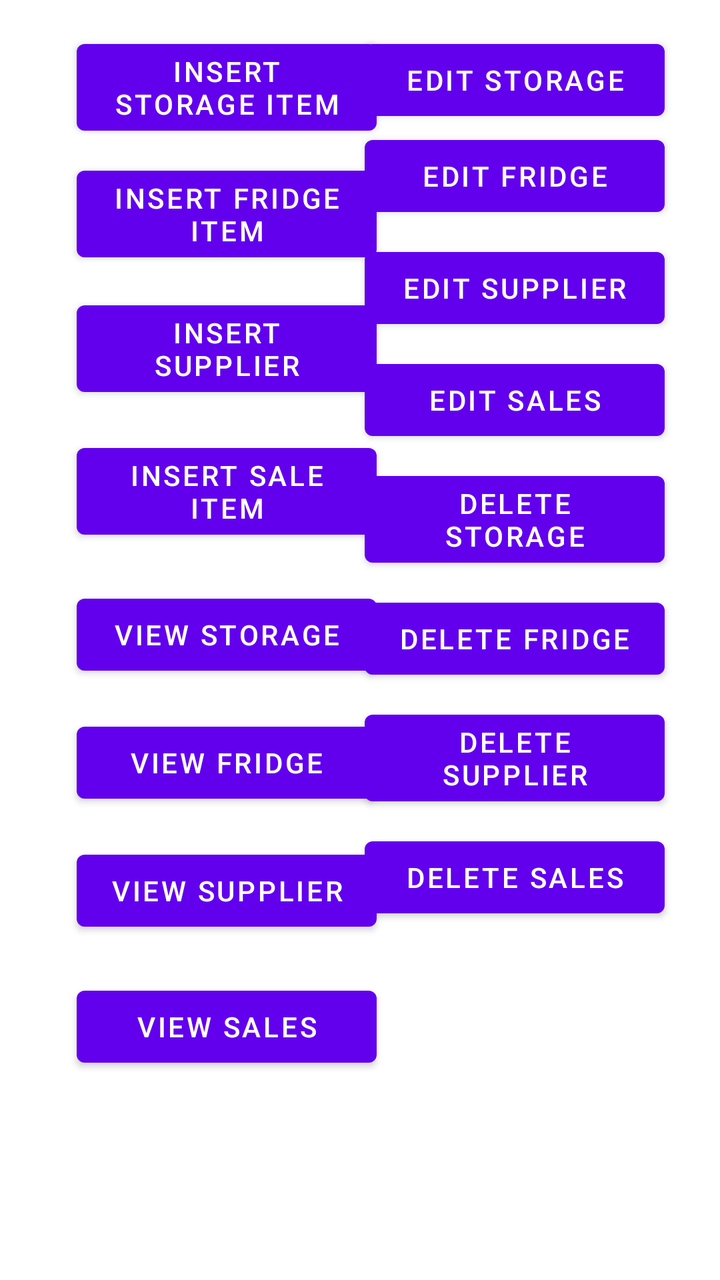
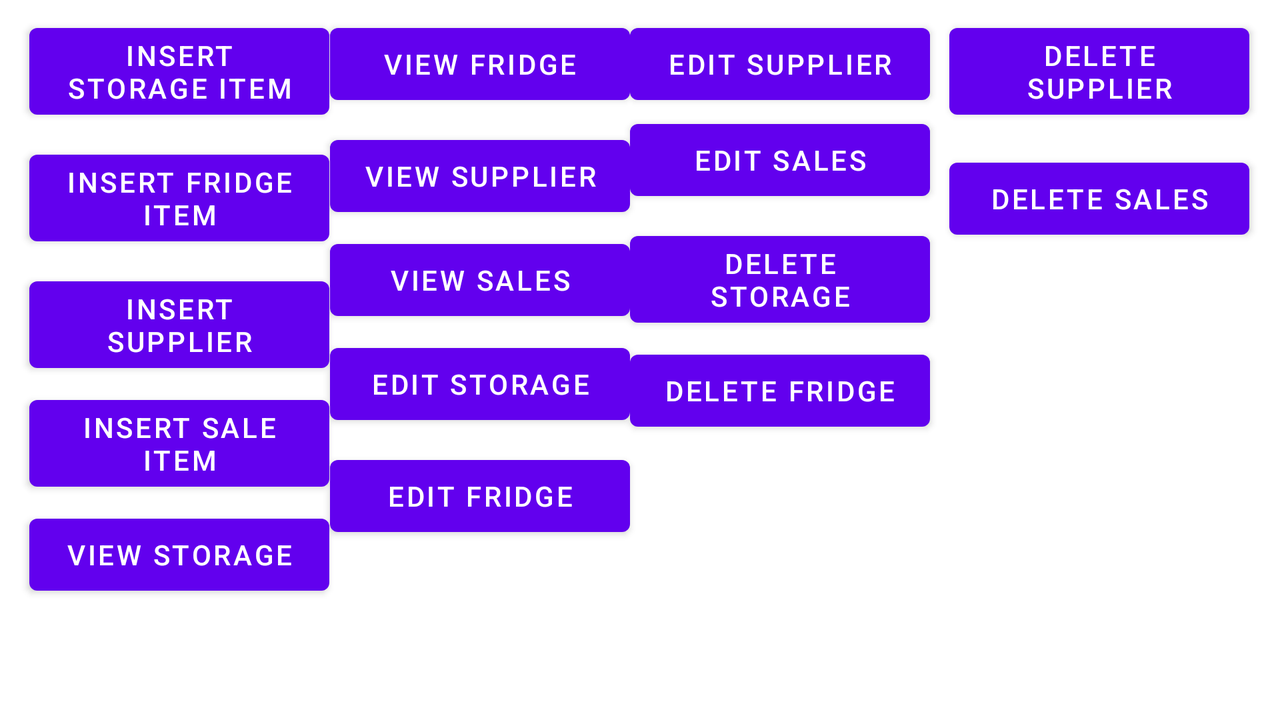

An Android layout and its configuration variant, each rendered on a device that would load it. The default file and the variant file are quoted in full after the pictures.
<!-- AndroidManifest.xml: application theme Theme.SBRFirebaseExample -->
<!-- res/layout/fragment_home.xml -->
<?xml version="1.0" encoding="utf-8"?>
<androidx.constraintlayout.widget.ConstraintLayout
    xmlns:android="http://schemas.android.com/apk/res/android"
    xmlns:app="http://schemas.android.com/apk/res-auto"
    xmlns:tools="http://schemas.android.com/tools"
    android:layout_width="match_parent"
    android:layout_height="match_parent"
    tools:context=".InsertFragment">

    <Button
        android:id="@+id/insertStorageButton"
        android:layout_width="150dp"
        android:layout_height="wrap_content"
        android:layout_marginTop="16dp"
        android:text="Insert Storage Item"
        app:layout_constraintEnd_toEndOf="parent"
        app:layout_constraintHorizontal_bias="0.183"
        app:layout_constraintStart_toStartOf="parent"
        app:layout_constraintTop_toTopOf="parent" />

    <Button
        android:id="@+id/InsertSaleButton"
        android:layout_width="150dp"
        android:layout_height="wrap_content"
        android:layout_marginTop="16dp"
        android:text="Insert Sale Item"
        app:layout_constraintEnd_toEndOf="parent"
        app:layout_constraintHorizontal_bias="0.183"
        app:layout_constraintStart_toStartOf="parent"
        app:layout_constraintTop_toBottomOf="@+id/insertSupplierButton" />

    <Button
        android:id="@+id/insertSupplierButton"
        android:layout_width="150dp"
        android:layout_height="wrap_content"
        android:layout_marginTop="12dp"
        android:text="Insert Supplier"
        app:layout_constraintEnd_toEndOf="parent"
        app:layout_constraintHorizontal_bias="0.183"
        app:layout_constraintStart_toStartOf="parent"
        app:layout_constraintTop_toBottomOf="@+id/insertOrderButton" />

    <Button
        android:id="@+id/ViewOrderButton"
        android:layout_width="150dp"
        android:layout_height="wrap_content"
        android:layout_marginTop="16dp"
        android:text="View Fridge"
        app:layout_constraintEnd_toEndOf="parent"
        app:layout_constraintHorizontal_bias="0.183"
        app:layout_constraintStart_toStartOf="parent"
        app:layout_constraintTop_toBottomOf="@+id/ViewStorageButton" />

    <Button
        android:id="@+id/ViewSalesButton"
        android:layout_width="150dp"
        android:layout_height="wrap_content"
        android:layout_marginTop="20dp"
        android:text="View Sales"
        app:layout_constraintEnd_toEndOf="parent"
        app:layout_constraintHorizontal_bias="0.183"
        app:layout_constraintStart_toStartOf="parent"
        app:layout_constraintTop_toBottomOf="@+id/ViewSupplierButton" />

    <Button
        android:id="@+id/ViewStorageButton"
        android:layout_width="150dp"
        android:layout_height="wrap_content"
        android:layout_marginTop="20dp"
        android:text="View Storage"
        app:layout_constraintEnd_toEndOf="parent"
        app:layout_constraintHorizontal_bias="0.183"
        app:layout_constraintStart_toStartOf="parent"
        app:layout_constraintTop_toBottomOf="@+id/InsertSaleButton" />

    <Button
        android:id="@+id/ViewSupplierButton"
        android:layout_width="150dp"
        android:layout_height="wrap_content"
        android:layout_marginTop="16dp"
        android:text="View Supplier"
        app:layout_constraintEnd_toEndOf="parent"
        app:layout_constraintHorizontal_bias="0.183"
        app:layout_constraintStart_toStartOf="parent"
        app:layout_constraintTop_toBottomOf="@+id/ViewOrderButton" />

    <Button
        android:id="@+id/insertOrderButton"
        android:layout_width="150dp"
        android:layout_height="wrap_content"
        android:layout_marginTop="8dp"
        android:text="Insert Fridge Item"
        app:layout_constraintEnd_toEndOf="parent"
        app:layout_constraintHorizontal_bias="0.183"
        app:layout_constraintStart_toStartOf="parent"
        app:layout_constraintTop_toBottomOf="@+id/insertStorageButton" />

    <Button
        android:id="@+id/EditStorageButton"
        android:layout_width="150dp"
        android:layout_height="wrap_content"
        android:layout_marginTop="16dp"
        android:text="Edit Storage"
        app:layout_constraintEnd_toEndOf="parent"
        app:layout_constraintHorizontal_bias="0.869"
        app:layout_constraintStart_toStartOf="parent"
        app:layout_constraintTop_toTopOf="parent" />

    <Button
        android:id="@+id/EditOrderButton"
        android:layout_width="150dp"
        android:layout_height="wrap_content"
        android:text="Edit Fridge"

        app:layout_constraintEnd_toEndOf="parent"
        app:layout_constraintHorizontal_bias="0.869"
        app:layout_constraintStart_toStartOf="parent"
        app:layout_constraintTop_toBottomOf="@+id/EditStorageButton" />

    <Button
        android:id="@+id/EditSupplierButton"
        android:layout_width="150dp"
        android:layout_height="wrap_content"
        android:layout_marginTop="8dp"
        android:text="Edit Supplier"
        app:layout_constraintEnd_toEndOf="parent"
        app:layout_constraintHorizontal_bias="0.869"
        app:layout_constraintStart_toStartOf="parent"
        app:layout_constraintTop_toBottomOf="@+id/EditOrderButton" />

    <Button
        android:id="@+id/EditSalesButton"
        android:layout_width="150dp"
        android:layout_height="wrap_content"
        android:layout_marginTop="8dp"
        android:text="Edit Sales"
        app:layout_constraintEnd_toEndOf="parent"
        app:layout_constraintHorizontal_bias="0.869"
        app:layout_constraintStart_toStartOf="parent"
        app:layout_constraintTop_toBottomOf="@+id/EditSupplierButton" />

    <Button
        android:id="@+id/DeleteStorageButton"
        android:layout_width="150dp"
        android:layout_height="wrap_content"
        android:layout_marginTop="8dp"
        android:text="Delete Storage"
        app:layout_constraintEnd_toEndOf="parent"
        app:layout_constraintHorizontal_bias="0.869"
        app:layout_constraintStart_toStartOf="parent"
        app:layout_constraintTop_toBottomOf="@+id/EditSalesButton" />

    <Button
        android:id="@+id/DeleteOrderButton"
        android:layout_width="150dp"
        android:layout_height="wrap_content"
        android:layout_marginTop="8dp"
        android:text="Delete Fridge"
        app:layout_constraintEnd_toEndOf="parent"
        app:layout_constraintHorizontal_bias="0.869"
        app:layout_constraintStart_toStartOf="parent"
        app:layout_constraintTop_toBottomOf="@+id/DeleteStorageButton" />

    <Button
        android:id="@+id/DeleteSupplierButton"
        android:layout_width="150dp"
        android:layout_height="wrap_content"
        android:layout_marginTop="8dp"
        android:text="Delete Supplier"
        app:layout_constraintEnd_toEndOf="parent"
        app:layout_constraintHorizontal_bias="0.869"
        app:layout_constraintStart_toStartOf="parent"
        app:layout_constraintTop_toBottomOf="@+id/DeleteOrderButton" />

    <Button
        android:id="@+id/DeleteSalesButton"
        android:layout_width="150dp"
        android:layout_height="wrap_content"
        android:layout_marginTop="8dp"
        android:text="Delete Sales"
        app:layout_constraintEnd_toEndOf="parent"
        app:layout_constraintHorizontal_bias="0.869"
        app:layout_constraintStart_toStartOf="parent"
        app:layout_constraintTop_toBottomOf="@+id/DeleteSupplierButton" />


</androidx.constraintlayout.widget.ConstraintLayout>
<!-- resources referenced by this layout -->
<resources>
  <style name="Theme.SBRFirebaseExample" parent="Theme.MaterialComponents.DayNight.DarkActionBar">
          
          <item name="colorPrimary">@color/purple_500</item>
          <item name="colorPrimaryVariant">@color/purple_700</item>
          <item name="colorOnPrimary">@color/white</item>
          
          <item name="colorSecondary">@color/teal_200</item>
          <item name="colorSecondaryVariant">@color/teal_700</item>
          <item name="colorOnSecondary">@color/black</item>
          
          <item name="android:statusBarColor">?attr/colorPrimaryVariant</item>
          
      </style>
</resources>
<!-- res/layout-land/fragment_home.xml (the repository's variant of the layout above) -->
<!-- drawn on the phone turned sideways -->
<?xml version="1.0" encoding="utf-8"?>
<androidx.constraintlayout.widget.ConstraintLayout
    xmlns:android="http://schemas.android.com/apk/res/android"
    xmlns:app="http://schemas.android.com/apk/res-auto"
    xmlns:tools="http://schemas.android.com/tools"
    android:layout_width="match_parent"
    android:layout_height="match_parent"
    tools:context=".InsertFragment">

    <Button
        android:id="@+id/insertStorageButton"
        android:layout_width="150dp"
        android:layout_height="wrap_content"
        android:layout_marginTop="8dp"
        android:text="Insert Storage Item"
        app:layout_constraintEnd_toEndOf="parent"
        app:layout_constraintHorizontal_bias="0.03"
        app:layout_constraintStart_toStartOf="parent"
        app:layout_constraintTop_toTopOf="parent" />

    <Button
        android:id="@+id/insertSupplierButton"
        android:layout_width="150dp"
        android:layout_height="wrap_content"
        android:layout_marginTop="8dp"
        android:text="Insert Supplier"
        app:layout_constraintEnd_toEndOf="parent"
        app:layout_constraintHorizontal_bias="0.03"
        app:layout_constraintStart_toStartOf="parent"
        app:layout_constraintTop_toBottomOf="@+id/insertOrderButton" />

    <Button
        android:id="@+id/InsertSaleButton"
        android:layout_width="150dp"
        android:layout_height="wrap_content"
        android:layout_marginTop="4dp"
        android:text="Insert Sale Item"
        app:layout_constraintEnd_toEndOf="parent"
        app:layout_constraintHorizontal_bias="0.03"
        app:layout_constraintStart_toStartOf="parent"
        app:layout_constraintTop_toBottomOf="@+id/insertSupplierButton" />

    <Button
        android:id="@+id/insertOrderButton"
        android:layout_width="150dp"
        android:layout_height="wrap_content"
        android:layout_marginTop="8dp"
        android:text="Insert Fridge Item"
        app:layout_constraintEnd_toEndOf="parent"
        app:layout_constraintHorizontal_bias="0.03"
        app:layout_constraintStart_toStartOf="parent"
        app:layout_constraintTop_toBottomOf="@+id/insertStorageButton" />

    <Button
        android:id="@+id/ViewOrderButton"
        android:layout_width="150dp"
        android:layout_height="wrap_content"
        android:layout_marginTop="8dp"
        android:text="View Fridge"
        app:layout_constraintEnd_toEndOf="parent"
        app:layout_constraintHorizontal_bias="0.337"
        app:layout_constraintStart_toStartOf="parent"
        app:layout_constraintTop_toTopOf="parent" />

    <Button
        android:id="@+id/EditStorageButton"
        android:layout_width="150dp"
        android:layout_height="wrap_content"
        android:layout_marginTop="4dp"
        android:text="Edit Storage"
        app:layout_constraintEnd_toEndOf="parent"
        app:layout_constraintHorizontal_bias="0.337"
        app:layout_constraintStart_toStartOf="parent"
        app:layout_constraintTop_toBottomOf="@+id/ViewSalesButton" />

    <Button
        android:id="@+id/EditOrderButton"
        android:layout_width="150dp"
        android:layout_height="wrap_content"
        android:layout_marginTop="8dp"

        android:text="Edit Fridge"
        app:layout_constraintEnd_toEndOf="parent"
        app:layout_constraintHorizontal_bias="0.337"
        app:layout_constraintStart_toStartOf="parent"
        app:layout_constraintTop_toBottomOf="@+id/EditStorageButton" />

    <Button
        android:id="@+id/EditSupplierButton"
        android:layout_width="150dp"
        android:layout_height="wrap_content"
        android:layout_marginTop="8dp"
        android:text="Edit Supplier"
        app:layout_constraintEnd_toEndOf="parent"
        app:layout_constraintHorizontal_bias="0.643"
        app:layout_constraintStart_toStartOf="parent"
        app:layout_constraintTop_toTopOf="parent" />

    <Button
        android:id="@+id/ViewSupplierButton"
        android:layout_width="150dp"
        android:layout_height="wrap_content"
        android:layout_marginTop="8dp"
        android:text="View Supplier"
        app:layout_constraintEnd_toEndOf="parent"
        app:layout_constraintHorizontal_bias="0.337"
        app:layout_constraintStart_toStartOf="parent"
        app:layout_constraintTop_toBottomOf="@+id/ViewOrderButton" />

    <Button
        android:id="@+id/EditSalesButton"
        android:layout_width="150dp"
        android:layout_height="wrap_content"
        android:text="Edit Sales"
        app:layout_constraintEnd_toEndOf="parent"
        app:layout_constraintHorizontal_bias="0.643"
        app:layout_constraintStart_toStartOf="parent"
        app:layout_constraintTop_toBottomOf="@+id/EditSupplierButton" />

    <Button
        android:id="@+id/DeleteStorageButton"
        android:layout_width="150dp"
        android:layout_height="wrap_content"
        android:layout_marginTop="8dp"
        android:text="Delete Storage"
        app:layout_constraintEnd_toEndOf="parent"
        app:layout_constraintHorizontal_bias="0.643"
        app:layout_constraintStart_toStartOf="parent"
        app:layout_constraintTop_toBottomOf="@+id/EditSalesButton" />

    <Button
        android:id="@+id/DeleteOrderButton"
        android:layout_width="150dp"
        android:layout_height="wrap_content"
        android:layout_marginTop="4dp"
        android:text="Delete Fridge"
        app:layout_constraintEnd_toEndOf="parent"
        app:layout_constraintHorizontal_bias="0.643"
        app:layout_constraintStart_toStartOf="parent"
        app:layout_constraintTop_toBottomOf="@+id/DeleteStorageButton" />

    <Button
        android:id="@+id/DeleteSupplierButton"
        android:layout_width="150dp"
        android:layout_height="wrap_content"
        android:layout_marginTop="8dp"
        android:text="Delete Supplier"
        app:layout_constraintEnd_toEndOf="parent"
        app:layout_constraintHorizontal_bias="0.969"
        app:layout_constraintStart_toStartOf="parent"
        app:layout_constraintTop_toTopOf="parent" />

    <Button
        android:id="@+id/DeleteSalesButton"
        android:layout_width="150dp"
        android:layout_height="wrap_content"
        android:layout_marginTop="12dp"
        android:text="Delete Sales"
        app:layout_constraintEnd_toEndOf="parent"
        app:layout_constraintHorizontal_bias="0.969"
        app:layout_constraintStart_toStartOf="parent"
        app:layout_constraintTop_toBottomOf="@+id/DeleteSupplierButton" />

    <Button
        android:id="@+id/ViewSalesButton"
        android:layout_width="150dp"
        android:layout_height="wrap_content"
        android:layout_marginTop="4dp"
        android:text="View Sales"
        app:layout_constraintEnd_toEndOf="parent"
        app:layout_constraintHorizontal_bias="0.337"
        app:layout_constraintStart_toStartOf="parent"
        app:layout_constraintTop_toBottomOf="@+id/ViewSupplierButton" />

    <Button
        android:id="@+id/ViewStorageButton"
        android:layout_width="150dp"
        android:layout_height="wrap_content"
        android:layout_marginTop="4dp"
        android:text="View Storage"
        app:layout_constraintEnd_toEndOf="parent"
        app:layout_constraintHorizontal_bias="0.03"
        app:layout_constraintStart_toStartOf="parent"
        app:layout_constraintTop_toBottomOf="@+id/InsertSaleButton" />


</androidx.constraintlayout.widget.ConstraintLayout>
